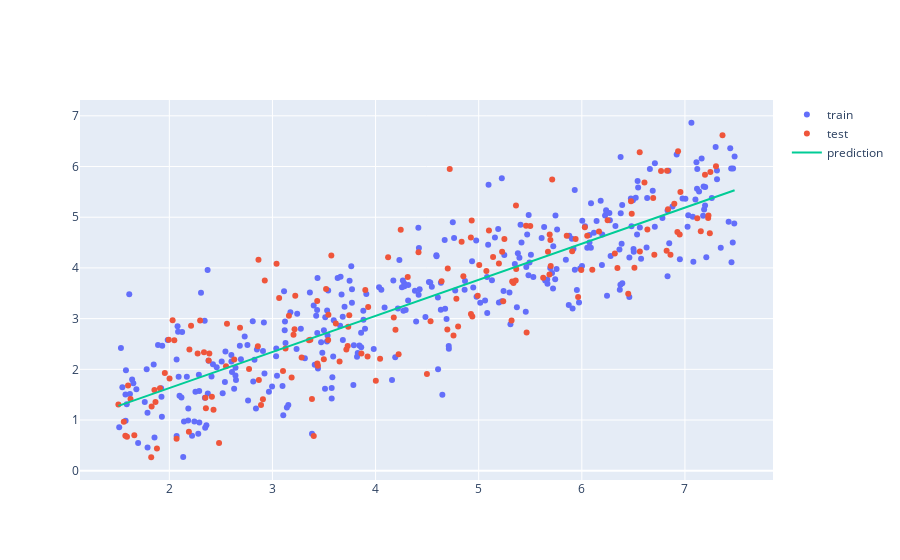

Source (notebook cell):
### Code cell
x_range = np.linspace(X.min(), X.max(), 100)
y_range = lr.predict(x_range.reshape(-1, 1))

fig = go.Figure([
        go.Scatter(x=X_train.squeeze(), y=y_train, 
                   name='train', mode='markers'),
        go.Scatter(x=X_test.squeeze(), y=y_test, 
                   name='test', mode='markers'),
        go.Scatter(x=x_range, y=y_range, 
                   name='prediction')
    ])

fig.show()
